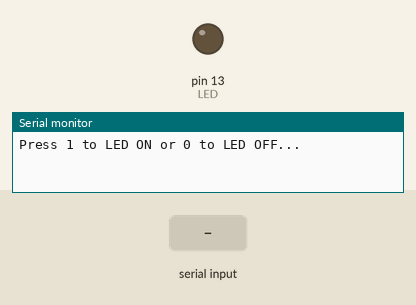
Recording of a sketch running on a simulated Arduino Uno, built with avr-gcc and run on an emulated ATmega328P. Shown: output pins drawn as LEDs (lit = HIGH), the last lines printed to the serial monitor. The test bench sets the inputs (shaded band).

Above: at 1.2 s.
1.3 s: "1" received over Serial
At 2.3 s:
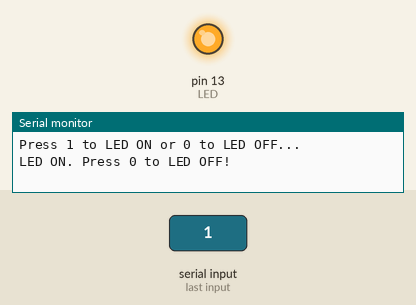
2.8 s: "0" received over Serial
At 3.4 s:
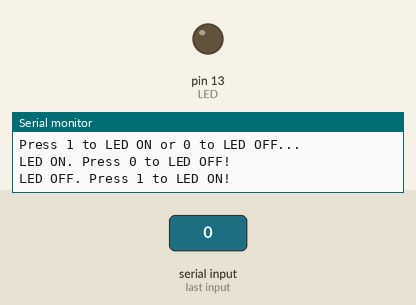
Timing chart, 0 to 5.8 s (numbered marks = the images above; inputs shaded):
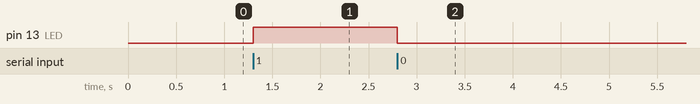

The sketch:

com.ino
```cpp
char incomingByte;  // входящие данные
int  LED = 13;      // LED подключен к 12 пину

void setup() {
  Serial.begin(9600); // инициализация порта
  pinMode(LED, OUTPUT);
  Serial.println("Press 1 to LED ON or 0 to LED OFF...");
}

void loop() {
  if (Serial.available() > 0) {  //если пришли данные
    incomingByte = Serial.read(); // считываем байт
    if(incomingByte == '0') {
       digitalWrite(LED, LOW);  // если 1, то выключаем LED
       Serial.println("LED OFF. Press 1 to LED ON!");  // и выводим обратно сообщение
    }
    if(incomingByte == '1') {
       digitalWrite(LED, HIGH); // если 0, то включаем LED
       Serial.println("LED ON. Press 0 to LED OFF!");
    }
  }
}
```

Measured:
- after the input at 1.3 s, pin 13 (LED): LOW → HIGH at once
- after the input at 2.8 s, pin 13 (LED): HIGH → LOW at once
